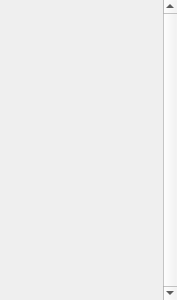
<?xml version="1.0" encoding="UTF-8"?>
<ui version="4.0">
 <class>ExifDisplayScrollArea</class>
 <widget class="QScrollArea" name="ExifDisplayScrollArea">
  <property name="geometry">
   <rect>
    <x>0</x>
    <y>0</y>
    <width>177</width>
    <height>300</height>
   </rect>
  </property>
  <property name="windowTitle">
   <string>ScrollArea</string>
  </property>
  <property name="frameShape">
   <enum>QFrame::NoFrame</enum>
  </property>
  <property name="frameShadow">
   <enum>QFrame::Plain</enum>
  </property>
  <property name="verticalScrollBarPolicy">
   <enum>Qt::ScrollBarAlwaysOn</enum>
  </property>
  <property name="widgetResizable">
   <bool>true</bool>
  </property>
  <widget class="QWidget" name="scrollAreaWidgetContents">
   <property name="geometry">
    <rect>
     <x>0</x>
     <y>0</y>
     <width>162</width>
     <height>300</height>
    </rect>
   </property>
   <layout class="QVBoxLayout" name="verticalLayout">
    <property name="spacing">
     <number>1</number>
    </property>
    <property name="margin">
     <number>1</number>
    </property>
    <item>
     <widget class="MetadataWidget" name="metadataWidget" native="true"/>
    </item>
   </layout>
  </widget>
 </widget>
 <customwidgets>
  <customwidget>
   <class>MetadataWidget</class>
   <extends>QWidget</extends>
   <header location="global">metadatawidget.h</header>
   <container>1</container>
  </customwidget>
 </customwidgets>
 <resources/>
 <connections/>
</ui>
